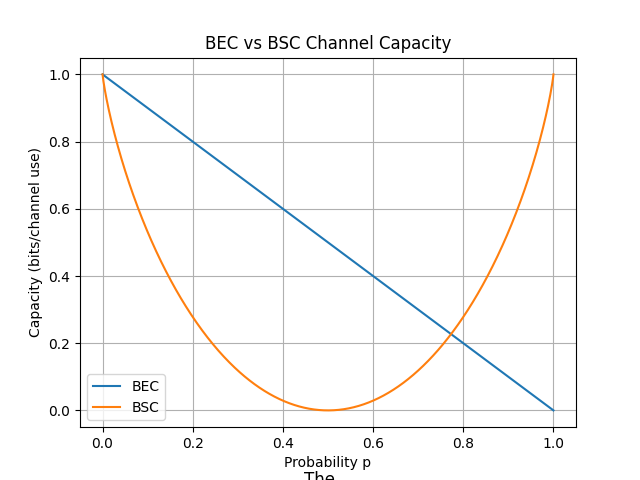

This chart was generated by the following Python code:

import numpy as np
import matplotlib.pyplot as plt

p = np.linspace(0, 1, 1001)

# BEC capacity
C_BEC = 1 - p

H = np.zeros_like(p)
mask = (p > 0) & (p < 1)

H[mask] = (
    -p[mask] * np.log2(p[mask])
    -(1 - p[mask]) * np.log2(1 - p[mask])
)

C_BSC = 1 - H

answer = "The"

plt.plot(p, C_BEC, label="BEC")
plt.plot(p, C_BSC, label="BSC")

plt.xlabel("Probability p")
plt.ylabel("Capacity (bits/channel use)")
plt.title("BEC vs BSC Channel Capacity")
plt.legend()
plt.grid(True)
plt.savefig("q4E.png")

"""
The BEC capacity decreases linearly correlated with pE. The BSC capacity is nonlinear reaching zero at p = 0.5, and it returns to 1 bit at p = 1. This is because every bit is flipped deterministically allowing it to be recovered. THE BEC does not recover capacity as pE approaches 1.
"""
